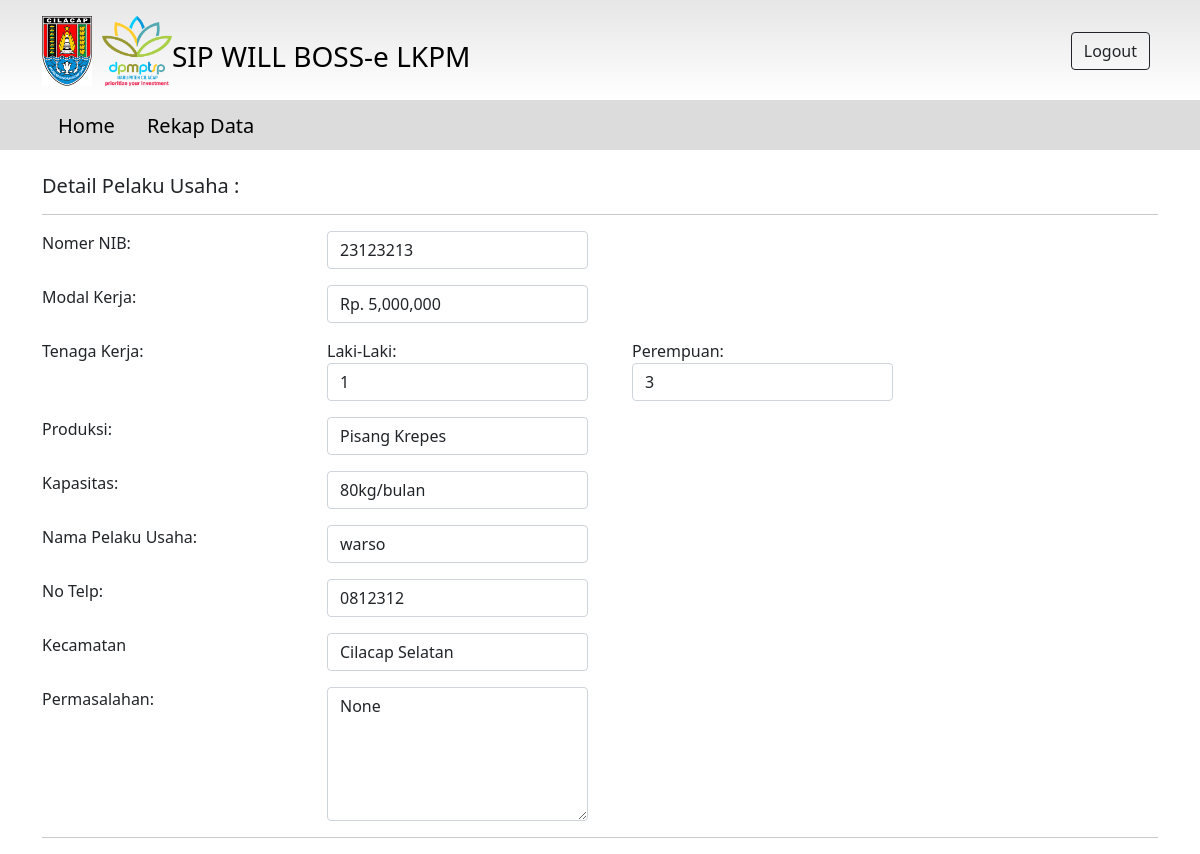
Page /detailpelakuusaha/23123213 (signed in) on the committed database.
### PelakuUsaha/models.py (models this page shows)
class PelakuUsaha(models.Model):
    kecamatan = models.CharField(max_length=100, null=True)
    nib = models.CharField(max_length=100, null=False)
    modal_kerja = models.IntegerField(null=True, blank=True)
    laki_laki = models.IntegerField(blank=True, null=True)
    perempuan = models.IntegerField(blank=True, null=True)
    produksi = models.CharField(max_length=100,blank=True, null=True)
    tanggal_input = models.DateField(auto_now=True,blank=True,null=True)
    kapasitas = models.CharField(max_length=20, null=True)
    nama_pelaku_usaha = models.CharField(max_length=100,null=True)
    no_telp = models.CharField(max_length=100)
    permasalahan = models.CharField(max_length=250,null=True)

### Dashboard/views.py (the view)
# urls.py: path('detailpelakuusaha/<nib>', DetailPelakuUsaha,name='detailpelakuusaha'),
@login_required(login_url='login')
def DetailPelakuUsaha(request,nib):
    data = PelakuUsaha.objects.get(nib=nib)
    context = {
        'data':data
    }
    return render(request, 'Dashboard/DetailPelakuUsaha.html', context)

### templates/Dashboard/DetailPelakuUsaha.html
{% extends 'base.html' %}
{% load humanize %}
{% block content %}
<div class="container mt-4">
    <h5>Detail Pelaku Usaha :</h5>
    <form method="POST">
        <hr/>
        <p>
          <div class="row">
            <div class="col-md-3">Nomer NIB:</div>
            <div class="col-md-3"><input type="text" name="nib" class="form-control" value="{{ data.nib }}"></div>
          </div>
        </p>
        <p>
          <div class="row">
            <div class="col-md-3">Modal Kerja:</div>
            <div class="col-md-3"><input type="text" name="modal_kerja" class="form-control" value="Rp. {{ data.modal_kerja|intcomma }}"></div>
          </div>
        </p>
        <p>
            <div class="row">
                <div class="col-md-3">
                  <span style="margin-right: 50px;">Tenaga Kerja:</span>
                </div>
                <div class="col-md-3" style="margin-right:20px;">
                  Laki-Laki:
                  <input type="text" name="laki_laki" class="form-control" value="{{ data.laki_laki }}">
                </div>
                <div class="col-md-3">
                  Perempuan:
                  <input type="text" name="perempuan" class="form-control" value="{{ data.perempuan }}">
                </div>
              </div>
        </p>
        <p>
          <div class="row">
            <div class="col-md-3">Produksi:</div>
            <div class="col-md-3"><input type="text" name="produksi" class="form-control" value="{{ data.produksi }}"></div>
          </div>
        </p>
        <p>
          <div class="row">
            <div class="col-md-3">Kapasitas:</div>
            <div class="col-md-3"><input type="text" name="kapasitas" class="form-control" value="{{ data.kapasitas }}"></div>
          </div>
        </p>
        <p>
          <div class="row">
            <div class="col-md-3">Nama Pelaku Usaha:</div>
            <div class="col-md-3"><input type="text" name="nama_pelaku_usaha" class="form-control" value="{{ data.nama_pelaku_usaha }}"></div>
          </div>
        </p>
        <p>
          <div class="row">
            <div class="col-md-3">No Telp:</div>
            <div class="col-md-3"><input type="text" name="no_telp" class="form-control" value="{{ data.no_telp }}"></div>
          </div>
        </p>
        <p>
            <div class="row">
              <div class="col-md-3">Kecamatan</div>
              <div class="col-md-3"><input type="text" name="kec" class="form-control" value="{{ data.kecamatan }}"></div>
            </div>
          </p>
        <p>
          <div class="row">
            <div class="col-md-3">Permasalahan:</div>
            <div class="col-md-3">
            <textarea name="permasalahan" value="{{ data.permasalahan }}" class="form-control" rows="5" cols="40" width: 100%;">{{data.permasalahan}}</textarea>
            </div>
        </div>
        </p>
        <hr/>
      </form>
</div>
{% endblock %}

### rows in the picture
PelakuUsaha: nib "23123213", modal_kerja "Rp. 5,000,000", laki_laki "1", perempuan "3", produksi "Pisang Krepes", kapasitas "80kg/bulan", nama_pelaku_usaha "warso", no_telp "0812312", kec "Cilacap Selatan", permasalahan "None"
